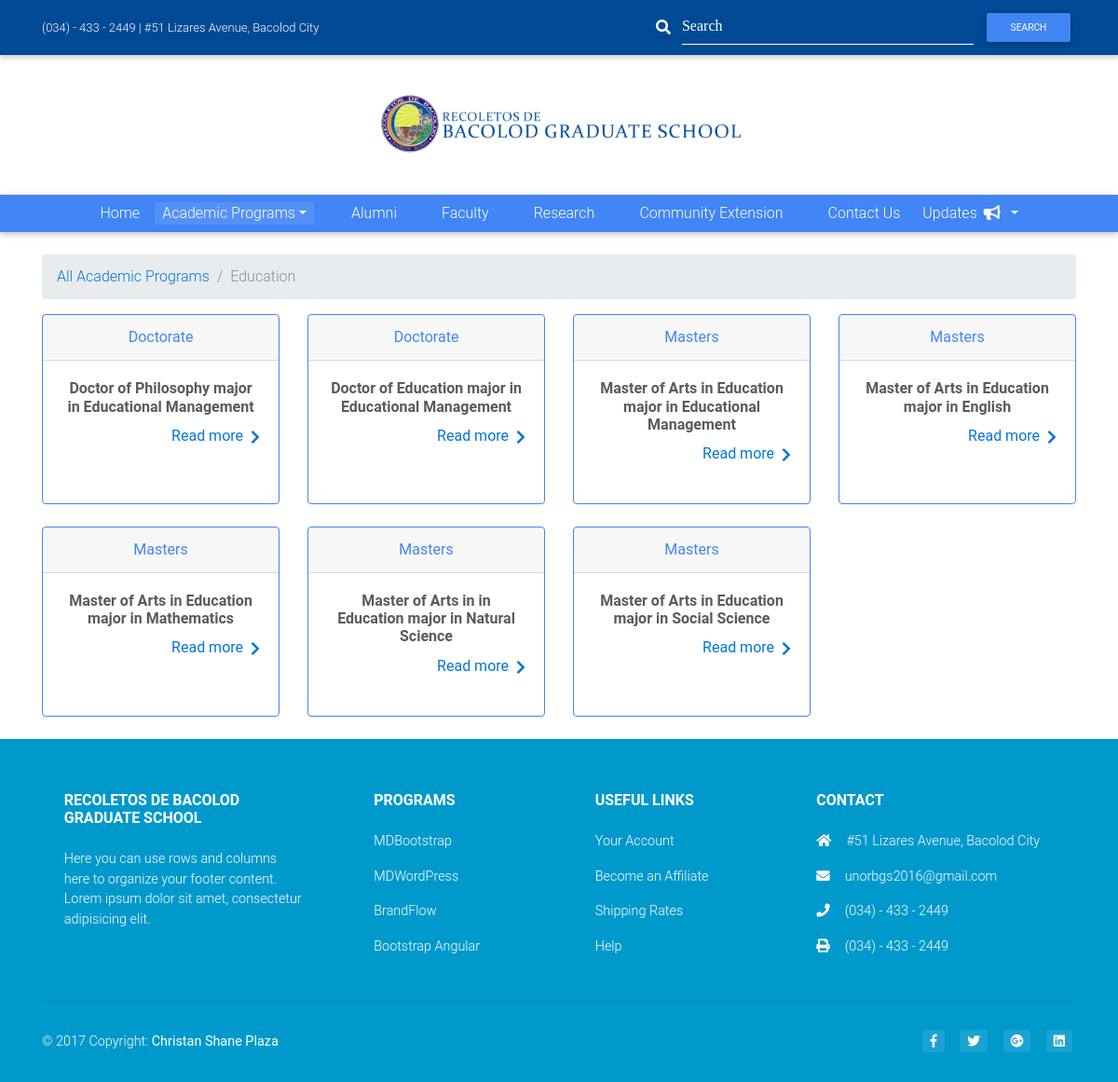
The page /education on the database its author committed.
### website/models.py (models this page shows, shortened)
class Program(models.Model):
	program_name = models.CharField(null="", max_length=100)
	program_description = models.CharField(null="", max_length=2000)
	program_department = models.CharField(null="", max_length=50)
	program_level = models.CharField(null="", max_length=1000)

### website/views.py (the view)
# urls.py: url(r'^education', views.education, name='education'),
def education(request, template_name='website/list_filtered.html'):
	programs = Program.objects.filter(program_department__exact="Education")
	data = {}
	data['object_list'] = programs
	data['dept'] = "Education"
	data['list'] = "active"
	return render(request, template_name, data)

### website/templates/website/list_filtered.html
{% extends 'website/base.html' %}
{% load static %}
{% block breadcrumb %}
<div class="container mt-4">
    <ol class="breadcrumb">
      <li class="breadcrumb-item"><a href="list">All Academic Programs</a></li>
      <li class="breadcrumb-item active">{{dept}}</li>
    </ol>
</div>
{% endblock %}
{% block content %}
<div class="container">
    <div class="row text-center">
     {% for program in object_list %}
        <div class="col-lg-3 col-md-6 mb-4">
            <div class="card border-primary mb-3" style="max-width: 18rem;">
                <div class="card-header text-primary">{{program.program_level}}</div>
                <div class="card-body">
                    <h5 class="card-title"><strong>{{program.program_name}}</strong></h5>
                    <a href="{% url 'program_item' program.id %}" class="gold-text d-flex justify-content-end"><h5>Read more</h5><span><i class="fa fa-chevron-right pl-2"></i></span></a>
                </div>
            </div>
        </div>
    {% endfor %}
    </div>
</div>
{% endblock %}

### website/static/website/css/heroic-features.css (style rules this page uses)
body { padding-top: 54px; }
@media (min-width: 992px) { body { padding-top: 56px; } }
.card { height: 100%; }

### website/static/website/css/carousel.css (style rules this page uses)
body { padding-top: 3rem; padding-bottom: 3rem; color: #5a5a5a; }

### website/templates/website/base.html (style rules this page uses)
body { padding:0; }

### rows shown on the page
Program: program_level "Doctorate", program_name "Doctor of Philosophy major in Educational Management"
Program: program_level "Doctorate", program_name "Doctor of Education major in Educational Management"
Program: program_level "Masters", program_name "Master of Arts in Education major in Educational Management"
Program: program_level "Masters", program_name "Master of Arts in Education major in English"
Program: program_level "Masters", program_name "Master of Arts in Education major in Mathematics"
Program: program_level "Masters", program_name "Master of Arts in in Education major in Natural Science"
Program: program_level "Masters", program_name "Master of Arts in Education major in Social Science"

### other values the page prints
{{ dept }} "Education"
